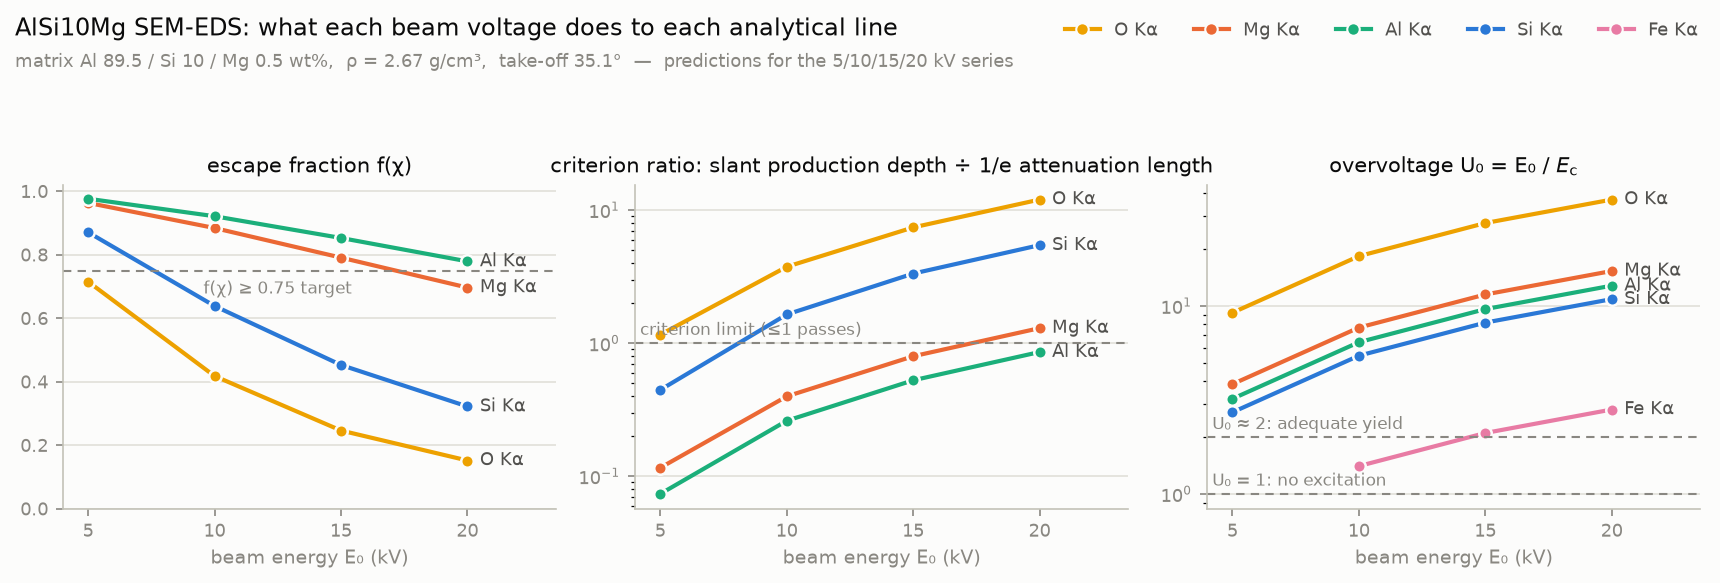

The Python source for this figure:
"""Physics predictions for the AlSi10Mg 5/10/15/20 kV EDS voltage series (issue #1).

Independently recomputes the CALIBER voltage-selection criterion from PR #11
(slant X-ray production depth must not exceed the line's 1/e attenuation length,
equivalently f(chi) >~ 0.75 for every quantified line) and tabulates the
falsifiable predictions the microscope sessions will test.
"""

import csv

import numpy as np
import xraydb
import matplotlib

matplotlib.use("Agg")
import matplotlib.pyplot as plt

COMP = {"Al": 0.895, "Si": 0.100, "Mg": 0.005}  # DIN EN 1706 nominal, wt fractions
RHO = 2.67  # g/cm3
PSI = np.radians(35.1)  # EDAX take-off angle used throughout the issue-1 thread
CSC = 1.0 / np.sin(PSI)
E0S = [5.0, 10.0, 15.0, 20.0]  # kV

A_BAR = sum(w * xraydb.atomic_mass(el) for el, w in COMP.items())
Z_BAR = sum(w * xraydb.atomic_number(el) for el, w in COMP.items())
KO = 0.0276 * A_BAR / (Z_BAR**0.89 * RHO)  # Kanaya-Okayama prefactor, um per keV^1.67
H_PHIL = 1.2 * A_BAR / Z_BAR**2  # Philibert h for the matrix

lines = {}
for el in ["O", "Mg", "Al", "Si", "Fe"]:
    e_line = xraydb.xray_lines(el)["Ka1"].energy / 1000.0  # keV
    e_c = xraydb.xray_edge(el, "K").energy / 1000.0  # critical excitation, keV
    mu = sum(w * xraydb.mu_elam(m, e_line * 1000.0) for m, w in COMP.items())  # cm2/g
    lam = 1e4 / (mu * RHO)  # 1/e attenuation length in the alloy, um
    lines[f"{el} Ka"] = (e_line, e_c, mu, lam)

egrid = np.arange(1.0, 30.0001, 0.01)
caps = {}
for name, (e_line, e_c, mu, lam) in lines.items():
    slant = KO * np.clip(egrid**1.67 - e_c**1.67, 0, None) * CSC
    ok = egrid[slant <= lam]
    caps[name] = ok.max()

rows = []
for E0 in E0S:
    for name, (e_line, e_c, mu, lam) in lines.items():
        U = E0 / e_c
        if U <= 1.0:
            rows.append([E0, name, U] + [np.nan] * 7 + ["not excited"])
            continue
        depth = KO * (E0**1.67 - e_c**1.67)
        slant = depth * CSC
        sigma = 4.5e5 / (E0**1.65 - e_c**1.65)
        f_lo, f, f_hi = sorted(
            1.0 / ((1 + chi / sigma) * (1 + H_PHIL / (1 + H_PHIL) * chi / sigma))
            for chi in (mu * 0.8 * CSC, mu * CSC, mu * 1.2 * CSC)
        )
        verdict = "pass" if slant <= lam else "FAIL"
        rows.append([E0, name, U, depth, slant, lam, slant / lam, f, f_lo, f_hi, verdict])

header = ["E0_kV", "line", "overvoltage_U0", "prod_depth_um", "slant_path_um",
          "atten_len_um", "criterion_ratio", "f_chi", "f_chi_-20%MAC",
          "f_chi_+20%MAC", "criterion"]
with open("scripts/eds_voltage_predictions.csv", "w", newline="") as fh:
    w = csv.writer(fh)
    w.writerow(header)
    w.writerows([[f"{v:.4g}" if isinstance(v, float) else v for v in r] for r in rows])

print(f"matrix: A_bar={A_BAR:.2f}  Z_bar={Z_BAR:.2f}  rho={RHO}  h={H_PHIL:.3f}  "
      f"csc(psi)={CSC:.3f}")
print(f"Kanaya-Okayama full range R_KO: "
      + "  ".join(f"{E0:g} kV -> {KO * E0**1.67:.2f} um" for E0 in E0S))
print()
print(f"{'E0':>4} {'line':<6} {'U0':>5} {'depth':>6} {'slant':>6} {'1/e len':>8} "
      f"{'ratio':>6} {'f(chi)':>7} {'f range (+/-20% MAC)':>21}  criterion")
for r in rows:
    if r[-1] == "not excited":
        print(f"{r[0]:>4g} {r[1]:<6} {r[2]:>5.2f} {'-':>6} {'-':>6} {'-':>8} "
              f"{'-':>6} {'-':>7} {'-':>21}  not excited (U0 <= 1)")
    else:
        print(f"{r[0]:>4g} {r[1]:<6} {r[2]:>5.2f} {r[3]:>6.2f} {r[4]:>6.2f} "
              f"{r[5]:>8.2f} {r[6]:>6.2f} {r[7]:>7.2f} "
              f"{f'{r[8]:.2f}-{r[9]:.2f}':>21}  {r[10]}")
print()
print("criterion cap per line (max E0 with slant depth <= 1/e attenuation length):")
for name, cap in caps.items():
    print(f"  {name:<6} E0 <= {cap:.1f} kV")
print(f"alloy cap = min over quantified metal lines (Mg, Al, Si): "
      f"{min(caps[n] for n in ['Mg Ka', 'Al Ka', 'Si Ka']):.1f} kV")

# ---- figure ----------------------------------------------------------------
SURFACE, INK, INK2, MUTED, GRID, AXIS = ("#fcfcfb", "#0b0b0b", "#52514e",
                                         "#898781", "#e1e0d9", "#c3c2b7")
COLORS = {"Si Ka": "#2a78d6", "Mg Ka": "#eb6834", "Al Ka": "#1baf7a",
          "O Ka": "#eda100", "Fe Ka": "#e87ba4"}
LABELS = {"O Ka": "O Kα", "Mg Ka": "Mg Kα", "Al Ka": "Al Kα",
          "Si Ka": "Si Kα", "Fe Ka": "Fe Kα"}

fig, axes = plt.subplots(1, 3, figsize=(11.5, 3.9), dpi=150, facecolor=SURFACE)
for ax in axes:
    ax.set_facecolor(SURFACE)
    ax.grid(axis="y", color=GRID, linewidth=0.8)
    ax.set_axisbelow(True)
    for side in ("top", "right"):
        ax.spines[side].set_visible(False)
    for side in ("left", "bottom"):
        ax.spines[side].set_color(AXIS)
    ax.tick_params(colors=MUTED, labelsize=8.5)
    ax.set_xticks(E0S)
    ax.set_xlim(4, 23.5)
    ax.set_xlabel("beam energy E₀ (kV)", color=MUTED, fontsize=9)

by_line = {name: [r for r in rows if r[1] == name] for name in lines}


def draw(ax, name, ys, log=False):
    xs = [r[0] for r in by_line[name] if r[-1] != "not excited"]
    ax.plot(xs, ys, color=COLORS[name], linewidth=2, marker="o",
            markersize=6, markeredgecolor=SURFACE, markeredgewidth=1.2)
    ax.annotate(LABELS[name], (xs[-1], ys[-1]), xytext=(6, 0),
                textcoords="offset points", va="center", fontsize=8.5, color=INK2)


for name in ["Si Ka", "Mg Ka", "Al Ka", "O Ka"]:
    draw(axes[0], name, [r[7] for r in by_line[name] if r[-1] != "not excited"])
    draw(axes[1], name, [r[6] for r in by_line[name] if r[-1] != "not excited"])
for name in lines:
    draw(axes[2], name, [r[2] for r in by_line[name] if r[-1] != "not excited"])

axes[0].set_title("escape fraction f(χ)", color=INK, fontsize=10)
axes[0].set_ylim(0, 1.02)
axes[0].axhline(0.75, color=MUTED, linewidth=1, linestyle=(0, (4, 3)))
axes[0].annotate("f(χ) ≥ 0.75 target", (12.5, 0.75), xytext=(0, -11),
                 textcoords="offset points", ha="center", fontsize=8, color=MUTED)

axes[1].set_title("criterion ratio: slant production depth ÷ 1/e attenuation length",
                  color=INK, fontsize=10)
axes[1].set_yscale("log")
axes[1].axhline(1.0, color=MUTED, linewidth=1, linestyle=(0, (4, 3)))
axes[1].annotate("criterion limit (≤1 passes)", (4.2, 1.0), xytext=(0, 4),
                 textcoords="offset points", fontsize=8, color=MUTED)

axes[2].set_title("overvoltage U₀ = E₀ / $E_\\mathrm{c}$", color=INK, fontsize=10)
axes[2].set_yscale("log")
for y, lbl in [(1.0, "U₀ = 1: no excitation"), (2.0, "U₀ ≈ 2: adequate yield")]:
    axes[2].axhline(y, color=MUTED, linewidth=1, linestyle=(0, (4, 3)))
    axes[2].annotate(lbl, (4.2, y), xytext=(0, 4), textcoords="offset points",
                     fontsize=8, color=MUTED)

handles = [plt.Line2D([], [], color=COLORS[n], linewidth=2, marker="o",
                      markersize=6, markeredgecolor=SURFACE, label=LABELS[n])
           for n in ["O Ka", "Mg Ka", "Al Ka", "Si Ka", "Fe Ka"]]
fig.legend(handles=handles, loc="upper right", ncol=5, frameon=False,
           fontsize=8.5, labelcolor=INK2, bbox_to_anchor=(0.995, 1.0))
fig.suptitle("AlSi10Mg SEM-EDS: what each beam voltage does to each analytical line",
             color=INK, fontsize=11.5, x=0.01, ha="left")
fig.text(0.01, 0.895, "matrix Al 89.5 / Si 10 / Mg 0.5 wt%,  ρ = 2.67 g/cm³,  "
         "take-off 35.1°  —  predictions for the 5/10/15/20 kV series",
         color=MUTED, fontsize=8.5)
fig.tight_layout(rect=(0, 0, 1, 0.86))
fig.savefig("scripts/eds_voltage_predictions.png", facecolor=SURFACE,
            bbox_inches="tight")
print("\nwrote scripts/eds_voltage_predictions.csv and scripts/eds_voltage_predictions.png")
